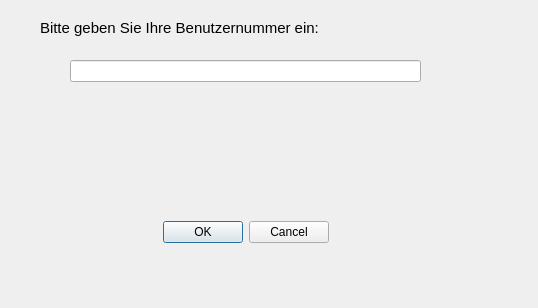
<?xml version="1.0" encoding="UTF-8"?>
<ui version="4.0">
 <class>RegistrationDialog</class>
 <widget class="QDialog" name="RegistrationDialog">
  <property name="geometry">
   <rect>
    <x>0</x>
    <y>0</y>
    <width>538</width>
    <height>308</height>
   </rect>
  </property>
  <property name="windowTitle">
   <string>Benutzer Anmeldung</string>
  </property>
  <widget class="QLabel" name="label">
   <property name="geometry">
    <rect>
     <x>40</x>
     <y>20</y>
     <width>381</width>
     <height>16</height>
    </rect>
   </property>
   <property name="font">
    <font>
     <pointsize>11</pointsize>
    </font>
   </property>
   <property name="text">
    <string>Bitte geben Sie Ihre Benutzernummer ein:</string>
   </property>
  </widget>
  <widget class="QLineEdit" name="lineMemID">
   <property name="geometry">
    <rect>
     <x>70</x>
     <y>60</y>
     <width>351</width>
     <height>22</height>
    </rect>
   </property>
   <property name="cursor">
    <cursorShape>ArrowCursor</cursorShape>
   </property>
   <property name="focusPolicy">
    <enum>Qt::FocusPolicy::StrongFocus</enum>
   </property>
  </widget>
  <widget class="QDialogButtonBox" name="buttonBox">
   <property name="geometry">
    <rect>
     <x>150</x>
     <y>220</y>
     <width>179</width>
     <height>24</height>
    </rect>
   </property>
   <property name="standardButtons">
    <set>QDialogButtonBox::StandardButton::Cancel|QDialogButtonBox::StandardButton::Ok</set>
   </property>
  </widget>
 </widget>
 <resources/>
 <connections>
  <connection>
   <sender>buttonBox</sender>
   <signal>accepted()</signal>
   <receiver>RegistrationDialog</receiver>
   <slot>okButton()</slot>
   <hints>
    <hint type="sourcelabel">
     <x>257</x>
     <y>227</y>
    </hint>
    <hint type="destinationlabel">
     <x>356</x>
     <y>186</y>
    </hint>
   </hints>
  </connection>
  <connection>
   <sender>buttonBox</sender>
   <signal>rejected()</signal>
   <receiver>RegistrationDialog</receiver>
   <slot>reject()</slot>
   <hints>
    <hint type="sourcelabel">
     <x>186</x>
     <y>231</y>
    </hint>
    <hint type="destinationlabel">
     <x>143</x>
     <y>183</y>
    </hint>
   </hints>
  </connection>
 </connections>
 <slots>
  <slot>okButton()</slot>
 </slots>
</ui>
